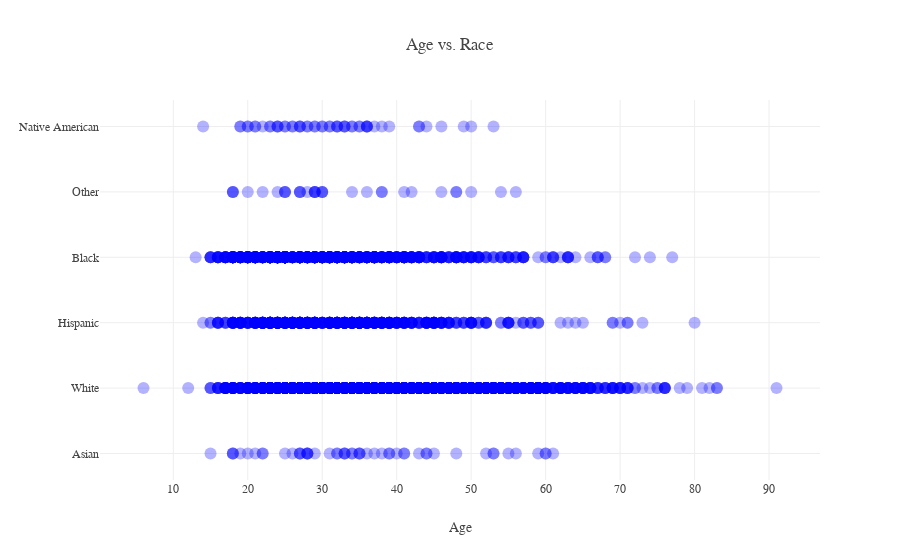

Source (notebook cell):
### Markdown cell above
## Age vs. Race
---

Look at each race in the dataset and plot the age of each person. Here we can easily see the oldest and youngest person killed and the density of the ages too (darker dots means more people in that age range).

### Code cell
# Create temporary copy of data for this plot only
temp = data.copy()
temp = temp.dropna(axis=0)
trace1 = go.Scatter(x = temp['age'].astype(int),
                    y = temp['race'],
                    mode = 'markers',
                    marker = dict(color = "blue",
                                  opacity=0.3,
                                  size = 12),
                    name = "Age vs. Race",
                   )

layout = go.Layout(font = dict(family = "Overpass"),
                   title = "Age vs. Race",
                   hovermode = 'closest',
                   margin = dict(l = 100),
                   xaxis = dict(title = 'Age')
                  )

fig = go.Figure(data=[trace1], layout=layout)
plotly.offline.iplot(fig, show_link=False, image='png', filename='age-vs-race')

### Figure 1 — Plotly figure (JSON) as saved in the notebook; plotly's stock layout.template omitted (floating-point values rounded to 4 significant figures; data arrays with more than 128 entries replaced by an {"elided": "..."} marker saying what was removed)
{"data": [{"marker": {"color": "blue", "opacity": 0.3, "size": 12}, "mode": "markers", "name": "Age vs. Race", "type": "scatter", "uid": "81abdac0-8662-11e8-a534-8c85909d7190", "x": {"elided": "3065 int values"}, "y": {"elided": "3065 str values"}}], "layout": {"font": {"family": "Overpass"}, "hovermode": "closest", "margin": {"l": 100}, "title": "Age vs. Race", "xaxis": {"title": "Age"}}}
